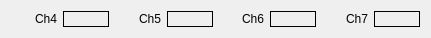
  <widget class="QWidget" name="horizontalLayoutWidget_20">
   <property name="geometry">
    <rect>
     <x>530</x>
     <y>810</y>
     <width>431</width>
     <height>31</height>
    </rect>
   </property>
   <layout class="QHBoxLayout" name="horizontalLayout_20">
    <item>
     <widget class="QLabel" name="label_19">
      <property name="text">
       <string>Ch4</string>
      </property>
      <property name="alignment">
       <set>Qt::AlignRight|Qt::AlignTrailing|Qt::AlignVCenter</set>
      </property>
     </widget>
    </item>
    <item>
     <widget class="QELabel" name="qelabel_5">
      <property name="frameShape">
       <enum>QFrame::Box</enum>
      </property>
      <property name="precision">
       <number>2</number>
      </property>
     </widget>
    </item>
    <item>
     <widget class="QLabel" name="label_20">
      <property name="text">
       <string>Ch5</string>
      </property>
      <property name="alignment">
       <set>Qt::AlignRight|Qt::AlignTrailing|Qt::AlignVCenter</set>
      </property>
     </widget>
    </item>
    <item>
     <widget class="QELabel" name="qelabel_6">
      <property name="frameShape">
       <enum>QFrame::Box</enum>
      </property>
      <property name="precision">
       <number>2</number>
      </property>
     </widget>
    </item>
    <item>
     <widget class="QLabel" name="label_21">
      <property name="text">
       <string>Ch6</string>
      </property>
      <property name="alignment">
       <set>Qt::AlignRight|Qt::AlignTrailing|Qt::AlignVCenter</set>
      </property>
     </widget>
    </item>
    <item>
     <widget class="QELabel" name="qelabel_7">
      <property name="frameShape">
       <enum>QFrame::Box</enum>
      </property>
      <property name="precision">
       <number>2</number>
      </property>
     </widget>
    </item>
    <item>
     <widget class="QLabel" name="label_22">
      <property name="text">
       <string>Ch7</string>
      </property>
      <property name="alignment">
       <set>Qt::AlignRight|Qt::AlignTrailing|Qt::AlignVCenter</set>
      </property>
     </widget>
    </item>
    <item>
     <widget class="QELabel" name="qelabel_8">
      <property name="frameShape">
       <enum>QFrame::Box</enum>
      </property>
      <property name="precision">
       <number>2</number>
      </property>
     </widget>
    </item>
   </layout>
  </widget>
